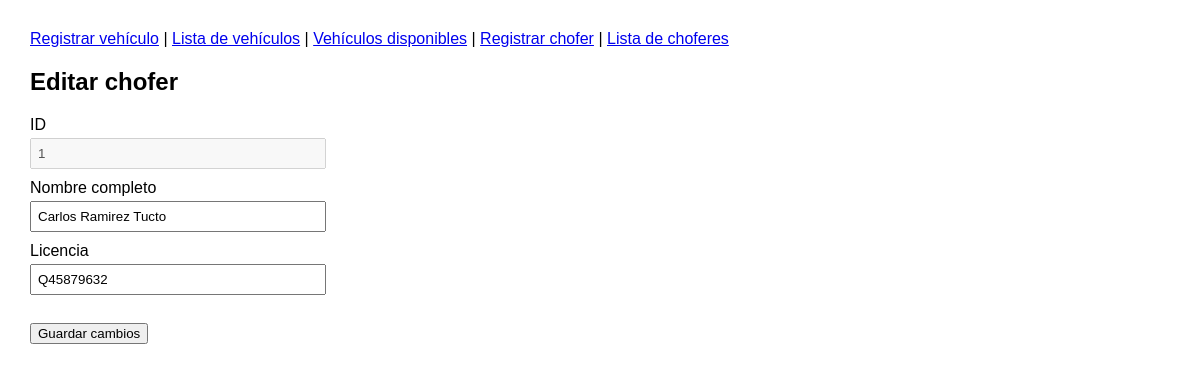
Page /choferes.php?accion=editar&id=1 on the committed database.
### tables this page shows
create table chofer (
    id int  auto_increment primary key,
    nombre varchar(100) not null,
    licencia varchar(15) not null,
    unique (licencia)
);

### app/models/Chofer.php (called while the page is built, shortened)
<?php
class Chofer{
    public function buscarPorId($id){
        $conn = new Conn();
        $conexion = $conn->conectar();
        $sql = "select id, nombre, licencia from chofer where id = :id";
        $stmt = $conexion->prepare($sql);
        $stmt->bindParam(':id', $id, PDO::PARAM_INT);
        $stmt->execute();
        $chofer = $stmt->fetch(PDO::FETCH_ASSOC);
        return $chofer;
    }
}

### app/controllers/ChoferController.php (called while the page is built, shortened)
<?php
require_once "app/models/Chofer.php";
class ChoferController{
    public function buscar($id){
        $id = filter_var($id, FILTER_VALIDATE_INT);
        $chofer = new Chofer();
        return $chofer->buscarPorId($id);
    }
}

### app/views/choferes/editar.php (the view, shortened to what this page needs)
<!DOCTYPE html>
<html lang="es">
<head>
    <link rel="stylesheet" href="public/css/flota.css">
</head>
<body>
    <nav>
        <a href="vehiculos.php?accion=registrar">Registrar vehículo</a> |
        <a href="vehiculos.php">Lista de vehículos</a> |
        <a href="vehiculos.php?accion=disponibles">Vehículos disponibles</a> |
        <a href="choferes.php?accion=registrar">Registrar chofer</a> |
        <a href="choferes.php">Lista de choferes</a>
    </nav>
    <h2>Editar chofer</h2>
    <?php if(!$chofer){ ?>
        <p class="mensaje">No se encontró el chofer que quieres editar</p>
        <a href="choferes.php">Volver a la lista de choferes</a>
    <?php }else{ ?>
        <form method="post" action="choferes.php?accion=editar&id=<?php echo $chofer["id"]; ?>">
            <label>ID</label><br>
            <input type="text" value="<?php echo $chofer["id"]; ?>" disabled><br>
            <label>Nombre completo</label><br>
            <input type="text" name="nombre" value="<?php echo htmlspecialchars($chofer["nombre"]); ?>" maxlength="100"><br>
            <label>Licencia</label><br>
            <input type="text" name="licencia" value="<?php echo htmlspecialchars($chofer["licencia"]); ?>" maxlength="9"><br><br>
            <input type="submit" value="Guardar cambios">
        </form>
    <?php } ?>
</body>
</html>

### public/css/flota.css (style rules this page uses)
body { font-family: Arial, sans-serif; margin: 30px; }
nav { margin-bottom: 20px; }
input[type=text], select { width: 280px; padding: 6px; margin: 4px 0 10px 0; }

### rows in the picture
chofer: id "1", nombre "Carlos Ramirez Tucto", licencia "Q45879632"
